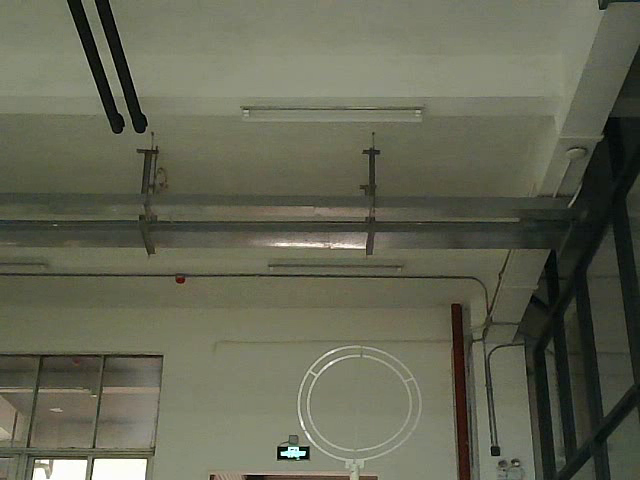
#> input picture frame 15 of objectTrack/NotIn1.avi, 640 x 480 px, given in place of leftNotIn5.avi, which was not available
$ python position.py   (older library calls are emulated)
#> lines starting #> are read from the running program, lines starting #| are printed output that depends on the picture; pictures that were not available may be replaced by others from this repository, and a replacement may not be noted
### objectTrack/houghCircle.py
import numpy as np
import cv2

def detectCircle(image,disHor,showIt):
	output = image.copy()
	gray = cv2.cvtColor(image, cv2.COLOR_BGR2GRAY)
	img = cv2.medianBlur(gray, 3)


	if(image.shape[0]>700):
		cirDis=800
		rate=2
	elif(image.shape[0]>400):
		cirDis=400
		rate=1
	else:
		cirDis=200
		rate=0.5

	print('image.shape[0]',image.shape[0],'rate:',rate)

	if(disHor>=500):
		minR=int(40*rate)
		maxR=int(80*rate)
	else:
		minR=int(60*rate)
		maxR=int(120*rate)

	print('minR:',minR,"maxR:",maxR)

	circles = cv2.HoughCircles(img, cv2.HOUGH_GRADIENT, 1, cirDis,
	                                   param1=50, param2=30, minRadius=minR, maxRadius=maxR)
	if circles is not None:
		# convert the (x, y) coordinates and radius of the circles to integers
		circles = np.round(circles[0, :]).astype("int")

		# loop over the (x, y) coordinates and radius of the circles
		for (x, y, r) in circles:
			# draw the circle in the output image, then draw a rectangle
			# corresponding to the center of the circle
			cv2.circle(output, (x, y), r, (0, 255, 0), 4)
			cv2.circle(output, (x, y), 2, (0, 128, 255), -1)

		# show the output image
		if(showIt):
			cv2.imshow("output", output)
			cv2.waitKey(0)
	else:
		print("Circle not found!")

	return circles[0]

# [19 lines that do not run on import are left out]

### objectTrack/ballDetect.py
# coding:utf8
import cv2
import houghCircle

def detect_video(video,ringPoint,showIt):
    camera = cv2.VideoCapture(video)
    history = 20    # 训练帧数

    # bs = cv2.createBackgroundSubtractorKNN(detectShadows=True)  # 背景减除器，设置阴影检测
    # bs = cv2.bgsegm.createBackgroundSubtractorMOG(history=history) # 效果不行
    bs = cv2.createBackgroundSubtractorMOG2(history=history, detectShadows=True) #这个效果最好
    bs.setHistory(history)
    img_width, img_height = camera.get(3), camera.get(4)
    # print(img_width , img_height)
    ball_x = 0
    ball_y = 0
    detected = True

    frames = 0
    points = []
    ring_x , ring_y , ring_r=ringPoint
    while True:
        res, frame = camera.read()
        frame = cv2.GaussianBlur(frame, (21, 21), 0)
        if not res:
            # 若读取失败则跳出循环
            break
        # cv2.imshow("first" , frame)
        fg_mask = bs.apply(frame)   # 获取 foreground mask
        # cv2.imshow("frame" , fg_mask)
        if frames < history:
            frames += 1
            continue

        # 对原始帧进行膨胀去噪
        # 二值化阈值处理，前景掩码含有前景的白色值以及阴影的灰色值，在阈值化图像中，将非纯白色（244~255）的所有像素都设为0，而不是255
        th = cv2.threshold(fg_mask.copy(), 244, 255, cv2.THRESH_BINARY)[1]
        th = cv2.erode(th, cv2.getStructuringElement(cv2.MORPH_ELLIPSE, (3, 3)), iterations=2)
        dilated = cv2.dilate(th, cv2.getStructuringElement(cv2.MORPH_ELLIPSE, (8, 6)), iterations=2)
        # 获取所有检测框
        image, contours, hier = cv2.findContours(dilated, cv2.RETR_EXTERNAL, cv2.CHAIN_APPROX_SIMPLE)
        # print(len(contours))
        if(len(contours) > 4):
            #print("shock , no ball")
            continue

        for c in contours:
            # print(c)
            # 获取矩形框边界坐标
            x, y, w, h = cv2.boundingRect(c)
            #print([x,y,w,h])
            # 计算矩形框的面积
            area = cv2.contourArea(c)
           #print(area)
            # 如果是640，7mi则用200<area <2500(比赛不用7米，是6米)
            # 如果是1280，2m高，6m远 ,area用600~8000(放弃这种参数)
            # 如果是640的，2m高，6m远 ,area用600~8000
            # 如果是320的，2m高，6m远，area用120~8000
            if 120 < area < 8000 :
                # print([ball_x,ball_y])
                # 如果是640或1280的，则用y < (img_height*0.41) and (img_width*0.15) < x < (img_width*0.78)
                # 或者如果是640或1280的，则用y < (img_height*0.41) and (ring_x-ring_r-100) < x < (ring_x+ring_r+100)(建议)
                # 如果是320的，用y < (img_height*0.41) and (ring_x-ring_r-50) < x < (ring_x+ring_r+50)
                if ball_x== 0 and ball_y ==0 and y < (img_height*0.41) and (ring_x-ring_r-50) < x < (ring_x+ring_r+50):
                    ball_x = x
                    ball_y = y
                    # print("First ball get",[ball_x ,ball_y])
                    points.append([x,y,w,h])
                    cv2.rectangle(frame, (x, y), (x + w, y + h), (0, 255, 0), 2)
                else:
                    # 640的，用 ball_x !=0 and (ball_x - (img_width*0.15)) < x < (ball_x+(img_width*0.15)) and ( y < (ball_y+img_height*0.5))
                    # 320的，用 ball_x !=0 and (ball_x - (img_width*0.15)) < x < (ball_x+(img_width*0.15)) and ( y < (ball_y+img_height*0.35))
                    if ball_x !=0 and (ball_x - (img_width*0.15)) < x < (ball_x+(img_width*0.15)) and ( y < (ball_y+img_height*0.35)):
                        if  (y ) > (ring_y + ring_r) or (y + 10) > (ring_y + ring_r) or (y+h+5) > img_height:
                            # 小球结束,小球走到了环的下面
                            # 640，用(y ) > (ring_y + ring_r) or (y + 10) > (ring_y + ring_r)
                            # 320，用 (y ) > (ring_y + ring_r) or (y + 10) > (ring_y + ring_r) or (y+h+5) > img_height
                            cv2.rectangle(frame, (x, y), (x + w, y + h), (0, 255, 0), 2)
                            # print("ball is done!")
                            camera.release()
                            break
                        else:
                            ball_x = x
                            ball_y = y
                            cv2.rectangle(frame, (x, y), (x + w, y + h), (0, 255, 0), 2)
                            # print("Next ball",[ball_x ,ball_y])
                            points.append([x,y,w,h])
                            break

                    elif ball_x==0 and ball_y ==0  or y<ball_y:
                        # print("no ball")
                        break
                    else:
                        # print("Scanner Moved!")
                        ball_y += (img_height*0.1)
                        break
        if(showIt):
            cv2.imshow("detection", frame)
            cv2.imshow("back", dilated)
        k = cv2.waitKey(110) & 0xff
        if k == 27:
            break
    if ball_x == 0 and ball_y == 0:
        # print("Didn't throw the ball")
        detected=False
    camera.release()
    cv2.destroyAllWindows()
    return points,detected
'''
if __name__ == '__main__':
    video = 'RightNotIn12.avi'
    detect_video(video)
'''

### objectTrack/position.py
import cv2
import numpy as np
import houghCircle
import cutImage
import ballDetect
import angle
import math
import line
import leastsq
import cluster
import time

# [12 lines left out: function lengthRecal, not called in this run]


#计算摄像机与环中心距离
def calDistance(height,length):
	return (height**2+length**2)**0.5
#计算焦距
def fCalculate(distance,radius,pixRadius):
	return distance*pixRadius/radius
#利用焦距、球实际半径、球像素半径，计算球与摄像机实际距离
def calZ(f,radius,pixRadius):
	return f*radius/pixRadius

def imageToPoints(image,disHor,videoPath,showIt):
	#Find circle，霍夫变换获取圆环位置
	(x,y,r)=houghCircle.detectCircle(image,disHor,showIt)

	#Crop ball,x,y,w,h，利用前景提取获得球的位置与范围（在照片中）
	list,isDetect=ballDetect.detect_video(videoPath,(x,y,r),showIt)
	points=np.array(list)

	return x,y,r,points,isDetect
#计算三维坐标系
# [59 lines left out: function obtainCoordinate, not called in this run]

def main(videoPath,expect,showIt):
#> called with videoPath = 'leftNotIn5.avi', expect = 1, showIt = True
	start = time.time()
	'''
	Argument:
	disHor			--圆环中心距离机器人水平距离
	disVer			--圆环中心距离机器人垂直距离
	ringActual		--圆环实际半径大小
	cameraHight		--摄像机高度
	ballR			--球的实际半径
	'''
	disHor=600
	disVer=200
	robotR=20
	ringActual=40
	cameraHight=20
	ballR=17


	disHor-=robotR
	disVer+=ringActual

	#pathL,pathR=videoPath

	camera = cv2.VideoCapture(videoPath)
	res,image=camera.read()
#> image is the input picture: shape (480, 640, 3); mean B, G, R 83.7, 101.4, 99.7
	res,image=camera.read()
	if not res:
		print("Image not captured!")
		return

	camera.release()

	x,y,r,points,isDetect=imageToPoints(image,disHor,videoPath,showIt)
#> in detectCircle, `gray = cv2.cvtColor(image, cv2.COLOR_BGR2GRAY)`:
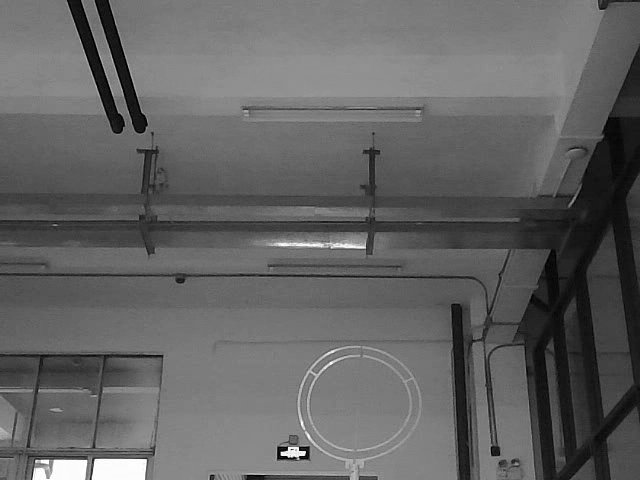
#> gray: shape (480, 640); min 0, max 255, mean 98.9
#| image.shape[0] 480 rate: 1
#> in detectCircle, `circles = cv2.HoughCircles(img, cv2.HOUGH_GRADIENT, 1, cirDis, param1=..`: circles = [[354.5, 403.5, 55.1]]
#> in detectCircle, `circles = np.round(circles[0, :]).astype("int")`: circles = [[354, 404, 55]]
#> the loop in detectCircle, `for (x, y, r) in circles:` made 1 pass
#> after the loop in detectCircle, `for (x, y, r) in circles:`:
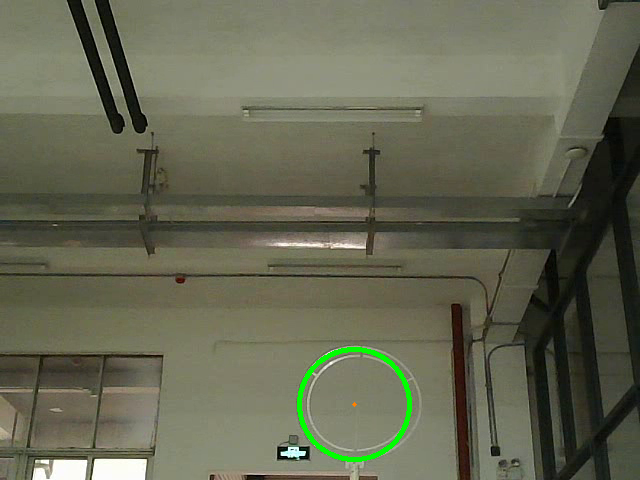
#> output: shape (480, 640, 3); mean B, G, R 81.7, 101.8, 100
#> in imageToPoints, `(x,y,r)=houghCircle.detectCircle(image,disHor,showIt)`: x = 354; y = 404; r = 55
#> in detect_video, `img_width, img_height = camera.get(3), camera.get(4)`: img_width = 640; img_height = 480
#> in detect_video, `ring_x , ring_y , ring_r=ringPoint`: ring_x = 354; ring_y = 404; ring_r = 55
#> in detect_video, `frame = cv2.GaussianBlur(frame, (21, 21), 0)`:
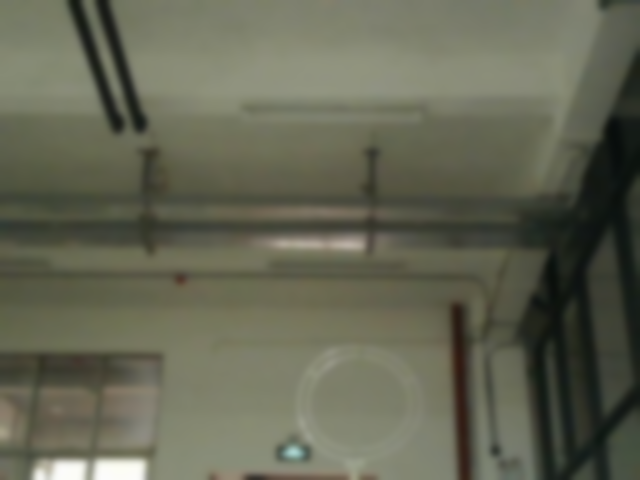
#> frame: shape (480, 640, 3); mean B, G, R 83.8, 101.4, 99.7
#> in detect_video, `fg_mask = bs.apply(frame)`: fg_mask: shape (480, 640); every value is 127

	if(not isDetect):
		return decide(0,expect)
	if(len(points)>7):
		points=cluster.clustering(points,showIt)

	#如果检测出来的球个数少于7个，则无法进行曲线拟合，跳出循环
	print('points number:',len(points))
	if(len(points)<4):
		print("Detected Ball not enough, Exit System")
		return decide(0,expect)

	coordinate,ringXYZ=obtainCoordinate(image,disHor,disVer,ringActual,cameraHight,ballR,points,x,y,r)


	if(max(coordinate[1])<disHor/3):
		return decide(0,expect)


	line.drawGraph(coordinate.tolist(),showIt)
	bp=leastsq.draw3DLine(coordinate,showIt)
	bx,bz=leastsq.predictBallPos(disHor,bp)
	print("Ball position around ring\n (x,y,z)=({:.2f},{:.2f},{:.2f})".format(bx,disHor,bz))
	print("Ring position:\n (x,y,z)=({:.2f},{:.2f},{:.2f})".format(ringXYZ[0],ringXYZ[1],ringXYZ[2]))

	if(disVer-ringActual-10<bz<disVer+ringActual+10):
		result=1
	else:
		result=0
	print("Use {:.2f} seconds".format(time.time() - start))
	return decide(result,expect),(bx,disHor,bz),ringXYZ

# [5 lines left out: function decide, not called in this run]

if __name__ == '__main__':
    showIt=True
    videoPath='leftNotIn5.avi'
    result,ballPos,ringPos=main(videoPath,1,showIt)
    print(result)

'''
	showIt=False
	success=0
	successIn=0
	fail=0
	InError=[]
	outError=[]
	for i in range(1,6):
		videoPath='/mnt/hgfs/Virtural Share doc/rc_data_5.24/double_eye_320/leftIn'+str(i)+'.avi'
		#success+=main(videoPath,1)
		#videoPath='/mnt/hgfs/Virtural Share doc/rc_data_5.24/double_eye_320/RightIn'+str(i)+'.avi'
		result=main(videoPath,1,showIt)
		success+=result
		if(result==0):
			InError.append(i)
	successIn=success
	fail=success
	for i in range(1,13):
		videoPath='/mnt/hgfs/Virtural Share doc/rc_data_5.24/double_eye_320/leftNotIn'+str(i)+'.avi'
		#success+=main(videoPath,0)
		#videoPath='/mnt/hgfs/Virtural Share doc/rc_data_5.24/double_eye_320/RightNotIn'+str(i)+'.avi'
		result=main(videoPath,0,showIt)
		success+=result
		if(result==0):
			outError.append(i)
	fail=success-fail
	print('Total Accuracy:{:.2f}'.format(100*success/(5.0+12.0)))
	print('Detect In Accuracy:{:.2f}'.format(100*successIn/(5.0)))
	print('Detect out Accuracy:{:.2f}'.format(100*fail/(12.0)))
	print('In Error video',InError,'Out Error video',outError)
'''

$ run again, starting later in the video
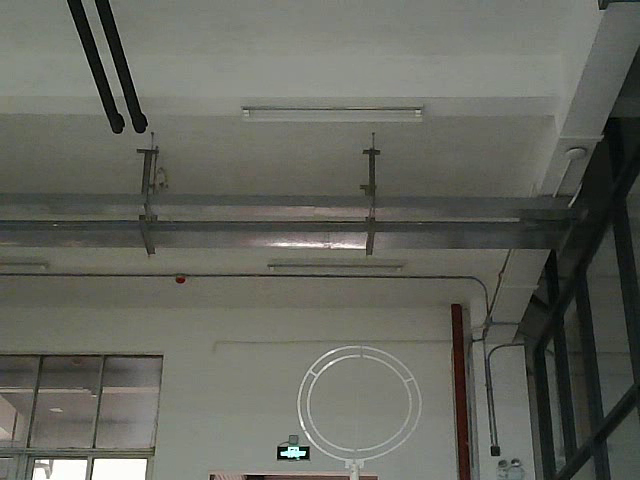
#> input picture frame 68 of objectTrack/NotIn1.avi, 640 x 480 px, given in place of leftNotIn5.avi, which was not available
#> in main, image is the input picture: shape (480, 640, 3); mean B, G, R 93.7, 101.7, 100.2
#| image.shape[0] 480 rate: 1
#> in detectCircle, `circles = cv2.HoughCircles(img, cv2.HOUGH_GRADIENT, 1, cirDis, param1=..`: circles = [[355.5, 403.5, 56]]
#> in detectCircle, `circles = np.round(circles[0, :]).astype("int")`: circles = [[356, 404, 56]]
#> the loop in detectCircle, `for (x, y, r) in circles:` made 1 pass
#> after the loop in detectCircle, `for (x, y, r) in circles:`:
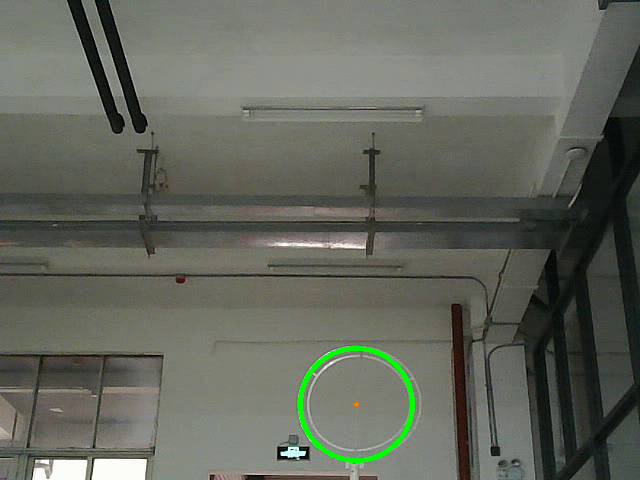
#> output: shape (480, 640, 3); mean B, G, R 92.7, 102.3, 99.2
#> in imageToPoints, `(x,y,r)=houghCircle.detectCircle(image,disHor,showIt)`: x = 356; y = 404; r = 56
#> img_width = 640; img_height = 480
#> ring_x = 356; ring_y = 404; ring_r = 56
#> fg_mask: shape (480, 640); every value is 127

$ run again, starting later in the video
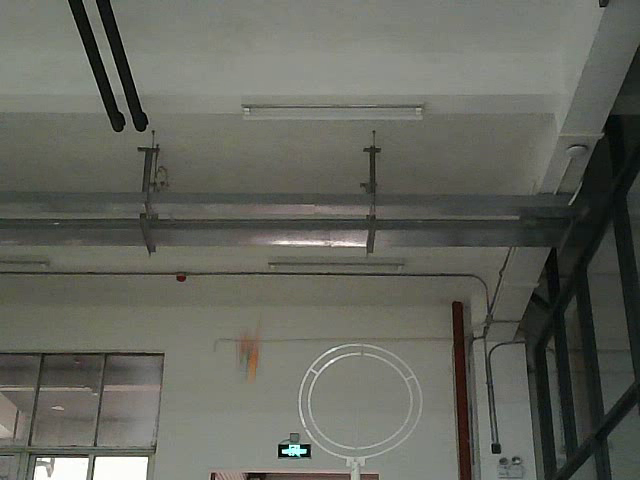
#> input picture frame 121 of objectTrack/NotIn1.avi, 640 x 480 px, given in place of leftNotIn5.avi, which was not available
#> in main, image is the input picture: shape (480, 640, 3); mean B, G, R 93.5, 101.7, 100.2
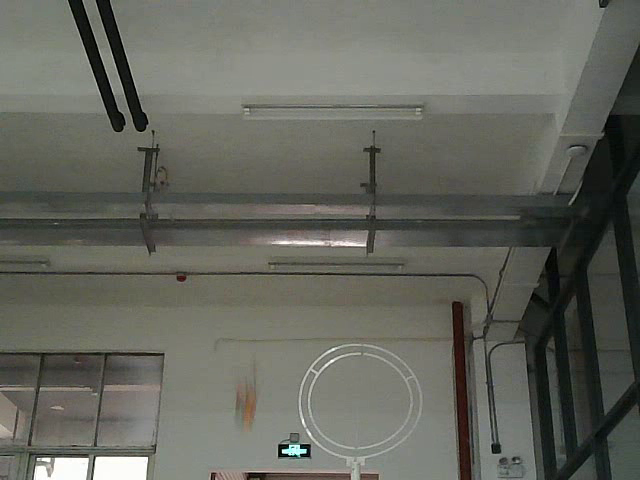
#> input picture frame 122 of objectTrack/NotIn1.avi, 640 x 480 px, given in place of leftNotIn5.avi, which was not available
#> in main, image is the input picture: shape (480, 640, 3); mean B, G, R 93.6, 101.8, 100.4
#| image.shape[0] 480 rate: 1
#> in detectCircle, `circles = cv2.HoughCircles(img, cv2.HOUGH_GRADIENT, 1, cirDis, param1=..`: circles = [[358.5, 401.5, 60.4]]
#> in detectCircle, `circles = np.round(circles[0, :]).astype("int")`: circles = [[358, 402, 60]]
#> the loop in detectCircle, `for (x, y, r) in circles:` made 1 pass
#> in imageToPoints, `(x,y,r)=houghCircle.detectCircle(image,disHor,showIt)`: x = 358; y = 402; r = 60
#> img_width = 640; img_height = 480
#> ring_x = 358; ring_y = 402; ring_r = 60
#> in detect_video, `frame = cv2.GaussianBlur(frame, (21, 21), 0)`:
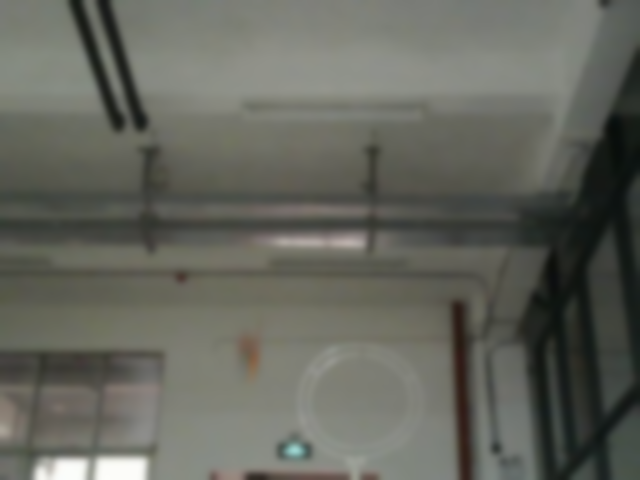
#> frame: shape (480, 640, 3); mean B, G, R 93.5, 101.7, 100.2
#> fg_mask: shape (480, 640); every value is 127
